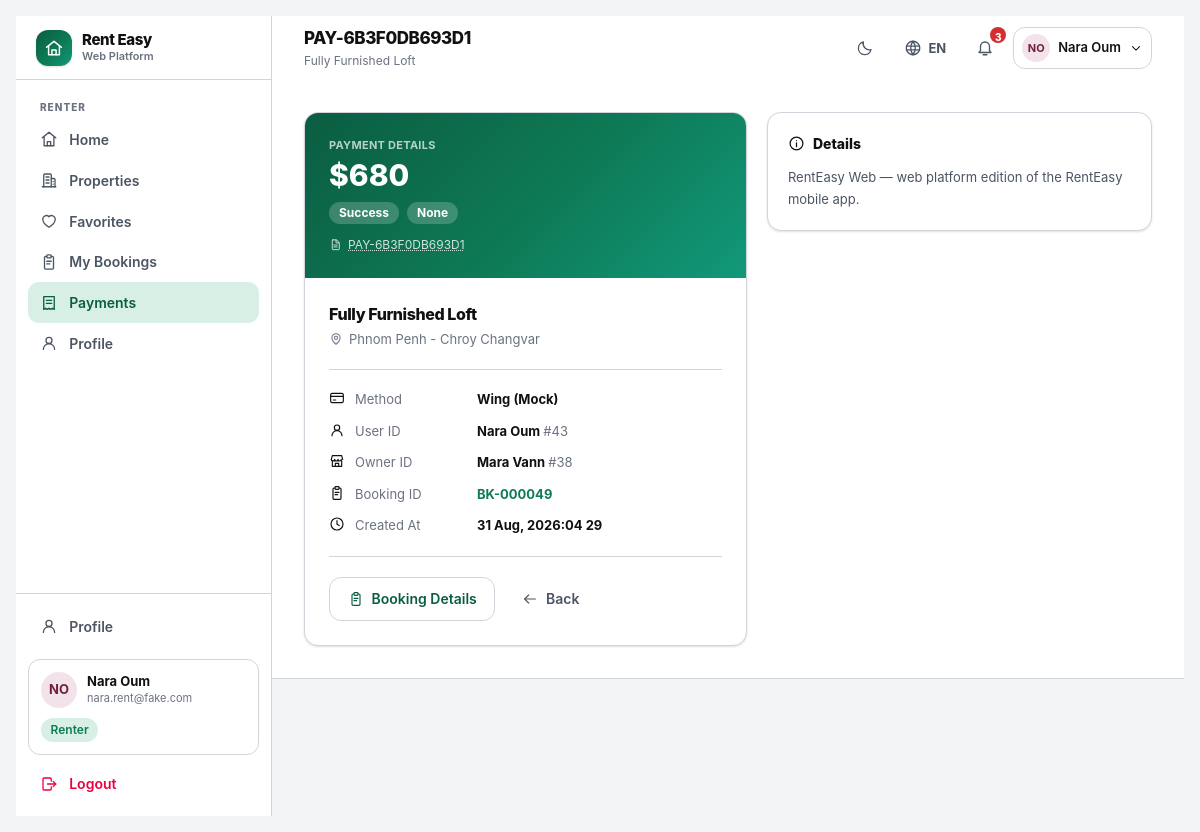
Screenshot of /rent/payments/27/ (signed in) with the database file from the repository.
### accounts/models.py (models this page shows, shortened)
class User(AbstractBaseUser, PermissionsMixin):
    email = models.EmailField(unique=True, max_length=254)
    username = models.CharField(max_length=30, unique=True, validators=[USERNAME_VALIDATOR])
    full_name = models.CharField(max_length=120, blank=True)
    role = models.CharField(max_length=16, choices=Role.choices, default=Role.RENTER, db_index=True)
    is_active = models.BooleanField(default=True)
    is_staff = models.BooleanField(default=False)
    date_joined = models.DateTimeField(default=timezone.now)
    last_login_at = models.DateTimeField(null=True, blank=True)
    objects = UserManager()
    USERNAME_FIELD = "email"
    REQUIRED_FIELDS = ["username"]
    class Meta:
        ordering = ["full_name", "email"]
        indexes = [models.Index(fields=["role", "is_active"])]
    @property
    def display_name(self) -> str:
        return self.full_name.strip() or self.username or self.email
    @property
    def is_renter(self) -> bool:
        return self.role == Role.RENTER
    @property
    def avatar_hue(self) -> int:
        digest = sum(ord(c) for c in self.email)
        return (digest * 37) % 360

### payments/models.py (models this page shows, shortened)
class Payment(models.Model):
    class Status(models.TextChoices):
        SUCCESS = "Success", "Success"
        FAILED = "Failed", "Failed"
    class RefundStatus(models.TextChoices):
        NONE = "None", "None"
        PENDING = "Pending", "Pending"
        PROCESSED = "Processed", "Processed"
    class Method(models.TextChoices):
        ABA = "ABA Pay (Mock)", "ABA Pay (Mock)"
        WING = "Wing (Mock)", "Wing (Mock)"
        CARD = "Credit Card (Mock)", "Credit Card (Mock)"
    reference = models.CharField(max_length=24, unique=True, editable=False)
    property = models.ForeignKey(
        "listings.Property", on_delete=models.SET_NULL, null=True, blank=True, related_name="payments"
    )
    user = models.ForeignKey(settings.AUTH_USER_MODEL, on_delete=models.CASCADE, related_name="payments")
    booking = models.ForeignKey(
        "bookings.Booking", on_delete=models.SET_NULL, null=True, blank=True, related_name="payment_records"
    )
    amount = models.DecimalField(max_digits=10, decimal_places=2, validators=[MinValueValidator(0)])
    method = models.CharField(max_length=32, choices=Method.choices, default=Method.ABA)
    status = models.CharField(max_length=10, choices=Status.choices, default=Status.SUCCESS, db_index=True)
    refund_status = models.CharField(max_length=12, choices=RefundStatus.choices, default=RefundStatus.NONE)
    refunded_amount = models.DecimalField(max_digits=10, decimal_places=2, default=Decimal("0.00"))
    created_at = models.DateTimeField(default=timezone.now)
    refunded_at = models.DateTimeField(null=True, blank=True)
    class Meta:
        ordering = ["-created_at"]
        indexes = [models.Index(fields=["user", "-created_at"]), models.Index(fields=["status", "-created_at"])]
    @builtins.property
    def property_title(self) -> str:
        if self.property_id:
            return self.property.title
        if self.booking_id:
            return self.booking.property_title
        return "—"

### listings/models.py (models this page shows, shortened)
class Property(models.Model):
    title = models.CharField(max_length=160)
    location = models.CharField(max_length=160, db_index=True)
    price_per_month = models.DecimalField(
        max_digits=10, decimal_places=2, validators=[MinValueValidator(0)], db_index=True
    )
    bedrooms = models.PositiveSmallIntegerField(default=1)
    bathrooms = models.PositiveSmallIntegerField(default=1)
    description = models.TextField(blank=True)
    owner = models.ForeignKey(settings.AUTH_USER_MODEL, on_delete=models.CASCADE, related_name="properties")
    created_at = models.DateTimeField(default=timezone.now)
    updated_at = models.DateTimeField(auto_now=True)
    objects = PropertyQuerySet.as_manager()
    class Meta:
        ordering = ["-created_at"]
        indexes = [
            models.Index(fields=["owner", "-created_at"]),
            models.Index(fields=["location", "price_per_month"]),
        ]

### bookings/models.py (models this page shows, shortened)
class Booking(models.Model):
    property = models.ForeignKey("listings.Property", on_delete=models.CASCADE, related_name="bookings")
    renter = models.ForeignKey(settings.AUTH_USER_MODEL, on_delete=models.CASCADE, related_name="renters_bookings")
    owner = models.ForeignKey(settings.AUTH_USER_MODEL, on_delete=models.CASCADE, related_name="owners_bookings")
    status = models.CharField(max_length=16, choices=BookingStatus.choices, default=BookingStatus.PENDING, db_index=True)
    monthly_rent = models.DecimalField(max_digits=10, decimal_places=2)
    move_in_date = models.DateField(null=True, blank=True)
    lease_months = models.PositiveSmallIntegerField(default=12)
    note = models.TextField(blank=True)
    payment = models.ForeignKey(
        "payments.Payment",
        on_delete=models.SET_NULL,
        null=True,
        blank=True,
        related_name="bookings",
    )
    created_at = models.DateTimeField(default=timezone.now)
    approved_at = models.DateTimeField(null=True, blank=True)
    rejected_at = models.DateTimeField(null=True, blank=True)
    cancelled_at = models.DateTimeField(null=True, blank=True)
    class Meta:
        ordering = ["-created_at"]
        indexes = [
            models.Index(fields=["renter", "-created_at"]),
            models.Index(fields=["owner", "-created_at"]),
            models.Index(fields=["status", "-created_at"]),
        ]
    @builtins.property
    def reference(self) -> str:
        return f"BK-{self.pk:06d}" if self.pk else "BK-—"

### payments/views.py (the view)
# urls.py: path("rent/payments/<int:pk>/", views.renter_detail, name="renter_detail"),
@require_GET
@login_required
@role_guard("is_renter")
def renter_detail(request, pk: int):
    payment = get_object_or_404(Payment.objects.select_related("property", "booking", "user"), pk=pk)
    if payment.user_id != request.user.pk:
        return render(request, "accounts/denied.html", status=403)
    return render(request, "payments/renter_detail.html", {"payment": payment})

### templates/payments/renter_detail.html (shortened to what this page needs)
{% extends "base.html" %}
{% load ui humanize %}
{% block page_title %}{{ payment.reference }}{% endblock %}
{% block page_subtitle %}<p class="truncate text-[12px] text-ink-3">{{ payment.property_title }}</p>{% endblock %}
{% block content %}
<div class="mx-auto grid max-w-5xl gap-5 lg:grid-cols-[minmax(0,1.15fr)_minmax(0,1fr)]">
  <section class="app-card overflow-hidden">
    <div class="hero-gradient px-5 py-6 text-white sm:px-6">
      <p class="text-[11px] font-bold uppercase tracking-wide text-white/70">{% t 'payment_details' %}</p>
      <p class="mt-1.5 text-[30px] font-extrabold leading-none">{{ payment.amount|usd }}</p>
      <div class="mt-3 flex flex-wrap items-center gap-2">
        {% payment_status payment as ps %}
        <span class="rounded-full bg-white/20 px-2.5 py-0.5 text-[12px] font-bold">{{ ps.label }}</span>
        {% refund_status payment as rs %}
        <span class="rounded-full bg-white/20 px-2.5 py-0.5 text-[12px] font-bold">{{ rs.label }}</span>
      </div>
      <p class="mt-3 flex items-center gap-1.5 text-[12px] text-white/80">
        {% icon "document" 13 %}
        <button type="button" class="underline decoration-dotted hover:text-white" data-copy="{{ payment.reference }}">{{ payment.reference }}</button>
      </p>
    </div>
    <div class="p-5 sm:p-6">
      <h2 class="text-[16px] font-extrabold tracking-tight">{{ payment.property_title }}</h2>
      {% if payment.property_id %}
        <p class="mt-1 flex items-center gap-1.5 text-[13px] text-ink-3">{% icon "map-pin" 14 %} {{ payment.property.location }}</p>
      {% endif %}
      <div class="divider my-5"></div>
      <dl class="space-y-3 text-[13px]">
        <div class="flex items-start gap-2.5">
          {% icon "card" 16 %}<dt class="w-28 shrink-0 text-ink-3">{% t 'method' %}</dt>
          <dd class="flex-1 font-bold">{% method_label payment.method as m %}{{ m.label }}</dd>
        </div>
        <div class="flex items-start gap-2.5">
          {% icon "user" 16 %}<dt class="w-28 shrink-0 text-ink-3">{% t 'user_id' %}</dt>
          <dd class="flex-1 truncate font-bold">{{ payment.user.display_name }} <span class="font-normal text-ink-3">#{{ payment.user_id }}</span></dd>
        </div>
        {% if payment.property_id %}
          <div class="flex items-start gap-2.5">
            {% icon "store" 16 %}<dt class="w-28 shrink-0 text-ink-3">{% t 'owner_id' %}</dt>
            <dd class="flex-1 truncate font-bold">{{ payment.property.owner.display_name }} <span class="font-normal text-ink-3">#{{ payment.property.owner_id }}</span></dd>
          </div>
        {% endif %}
        <div class="flex items-start gap-2.5">
          {% icon "clipboard" 16 %}<dt class="w-28 shrink-0 text-ink-3">{% t 'booking_id' %}</dt>
          <dd class="flex-1 font-bold">
            {% if payment.booking_id %}
              {% if audience == "owner" %}
                <a href="{% url 'bookings:owner_detail' payment.booking_id %}" class="text-primary hover:underline">{{ payment.booking.reference }}</a>
              {% else %}
                <a href="{% url 'bookings:renter_detail' payment.booking_id %}" class="text-primary hover:underline">{{ payment.booking.reference }}</a>
              {% endif %}
            {% else %}{% t 'not_set' %}{% endif %}
          </dd>
        </div>
        <div class="flex items-start gap-2.5">
          {% icon "clock" 16 %}<dt class="w-28 shrink-0 text-ink-3">{% t 'created_at' %}</dt>
          <dd class="flex-1 font-bold">{{ payment.created_at|pretty_date }}</dd>
        </div>
      </dl>
      <div class="mt-5 flex flex-wrap gap-2 border-t border-hairline pt-5">
        {% if payment.booking_id %}
          {% if audience == "owner" %}
            <a href="{% url 'bookings:owner_detail' payment.booking_id %}" class="btn btn-outline">{% icon "clipboard" 16 %} {% t 'booking_details' %}</a>
          {% else %}
            <a href="{% url 'bookings:renter_detail' payment.booking_id %}" class="btn btn-outline">{% icon "clipboard" 16 %} {% t 'booking_details' %}</a>
          {% endif %}
        {% endif %}
        <a href="{% if audience == 'owner' %}{% url 'payments:owner_list' %}{% else %}{% url 'payments:renter_list' %}{% endif %}"
           class="btn btn-ghost">{% icon "arrow-left" 16 %} {% t 'back' %}</a>
      </div>
    </div>
  </section>
  <aside class="space-y-5">
    <section class="app-card p-5">
      <h3 class="mb-3 flex items-center gap-2 text-[14px] font-extrabold">{% icon "info" 17 %} {% t 'details' %}</h3>
      <p class="prose-note text-[13px]">{% t 'footer_note' %}</p>
    </section>
  </aside>
</div>
{% endblock %}

### templates/base.html (shortened to what this page needs)
{% load static ui i18n %}<!doctype html>
<html lang="{{ LANG }}" class="{% if IS_DARK %}dark{% endif %}">
<head>
<link rel="stylesheet" href="{% static 'css/app.css' %}">
</head>
<body class="min-h-screen bg-canvas text-ink font-sans antialiased">
<div class="flex min-h-screen">
  {% if user.is_authenticated %}
  <aside class="hidden lg:flex lg:w-64 xl:w-72 shrink-0 flex-col border-r border-hairline bg-surface">
    <div class="flex h-16 items-center gap-2.5 border-b border-hairline px-5">
      <span class="grid h-9 w-9 place-items-center rounded-xl hero-gradient text-white shadow-sm">{% icon "logo" 20 %}</span>
      <span class="flex flex-col leading-tight">
        <span class="text-[15px] font-extrabold tracking-tight">{{ SITE_NAME }}</span>
        <span class="text-[11px] font-semibold text-ink-3">{% t 'platform_tag' %}</span>
      </span>
    </div>
    {% include "partials/_nav_sidebar.html" %}
  </aside>
  {% endif %}
  <div class="flex min-w-0 flex-1 flex-col">
    {% if user.is_authenticated %}
<header class="sticky top-0 z-40 border-b border-hairline bg-surface/95 backdrop-blur">
  <div class="flex h-16 items-center gap-3 px-4 sm:px-6 lg:px-8">
    <div class="min-w-0">
      <h1 class="truncate text-[17px] font-extrabold tracking-tight">{% block page_title %}{% t 'home' %}{% endblock %}</h1>
      {% block page_subtitle %}{% endblock %}
    </div>
    <div class="ms-auto flex items-center gap-1.5 sm:gap-2">
      {% include "partials/_preferences_inline.html" %}
      {% include "partials/_notifications.html" %}
      <div class="relative" data-dropdown>
        <button type="button" data-dropdown-toggle
                class="flex items-center gap-2 rounded-xl border border-hairline px-2 py-1.5 hover:border-primary transition-colors"
                aria-haspopup="true" aria-expanded="false">
          <span class="grid h-7 w-7 place-items-center rounded-full text-[11px] font-bold"
                style="background-color: hsl({{ user.avatar_hue }} 42% 92%); color: hsl({{ user.avatar_hue }} 55% 28%);">
            {{ user.display_name|initials }}
          </span>
          <span class="hidden text-[13px] font-semibold sm:block">{{ user.display_name }}</span>
          {% icon "chevron-down" 14 %}
        </button>
            <span class="pill pill-approved mt-2">{% role_label user.role as rl %}{{ rl.label }}</span>
      </div>
    </div>
  </div>
    {% endif %}
    <main id="main" class="flex-1">
      {% block content_wrapper %}
        <div class="mx-auto w-full max-w-7xl px-4 py-6 sm:px-6 lg:px-8 lg:py-8">
          {% block content %}{% endblock %}
        </div>
      {% endblock %}
    </main>
  </div>
</div>
</body>
</html>

### templates/partials/_nav_sidebar.html (shortened to what this page needs)
{% load ui %}
<nav class="flex-1 overflow-y-auto px-3 py-4">
  {% if user.is_renter %}
    {% include "partials/_nav_group_renter.html" %}
  {% elif user.is_owner %}
    {% include "partials/_nav_group_owner.html" %}
  {% elif user.is_superadmin_role %}
    {% include "partials/_nav_group_console.html" %}
  {% endif %}
</nav>
<div class="border-t border-hairline p-3">
  <a href="{% url 'profile' %}" class="nav-item {% nav_active 'profile' 'role_select' %}">
    {% icon "user" 18 %}
    <span class="flex-1 truncate">{% t 'profile' %}</span>
  </a>
  <div class="mt-3 rounded-xl border border-hairline bg-surface-2 p-3">
    <div class="flex items-center gap-2.5">
      <span class="grid h-9 w-9 shrink-0 place-items-center rounded-full text-[13px] font-bold"
            style="background-color: hsl({{ user.avatar_hue }} 42% 92%); color: hsl({{ user.avatar_hue }} 55% 28%);">
        {{ user.display_name|initials }}
      </span>
      <span class="min-w-0 flex-1">
        <span class="block truncate text-[13px] font-bold leading-tight">{{ user.display_name }}</span>
        <span class="block truncate text-[11px] text-ink-3">{{ user.email }}</span>
      </span>
    </div>
    <span class="pill pill-approved mt-2.5">{% role_label user.role as rl %}{{ rl.label }}</span>
  </div>
  <form method="post" action="{% url 'logout' %}" class="mt-2">
    <button type="submit" class="nav-item w-full text-rose-600 hover:bg-rose-50 hover:text-rose-700 dark:text-rose-400 dark:hover:bg-rose-950/40">
      {% icon "logout" 18 %}
      <span>{% t 'logout' %}</span>
    </button>
  </form>
</div>

### rows the page displays
User: display_name|initials "NO", display_name "Nara Oum", email "nara.rent@fake.com", label "Renter"
Payment: reference "PAY-6B3F0DB693D1", property_title "Fully Furnished Loft", amount "$680", label "Success", label "None", property.location "Phnom Penh - Chroy Changvar", label "Wing (Mock)", user.display_name "Nara Oum", user_id "43", property.owner.display_name "Mara Vann", property.owner_id "38", booking.reference "BK-000049", created_at|pretty_date "31 Aug, 2026:04 29"

### other values shown
{{ SITE_NAME }} "Rent Easy"
{{ LANG|upper }} "EN"
{{ unread_count }} "3"
